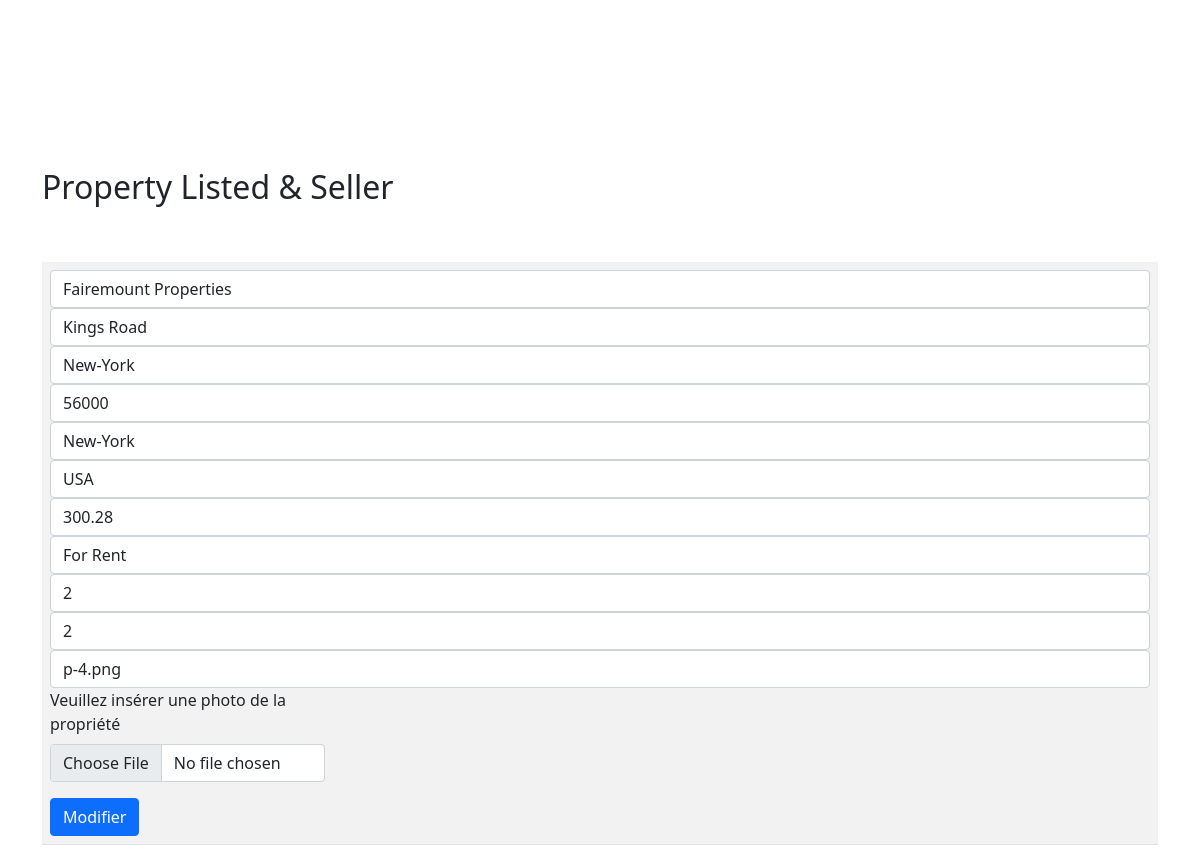
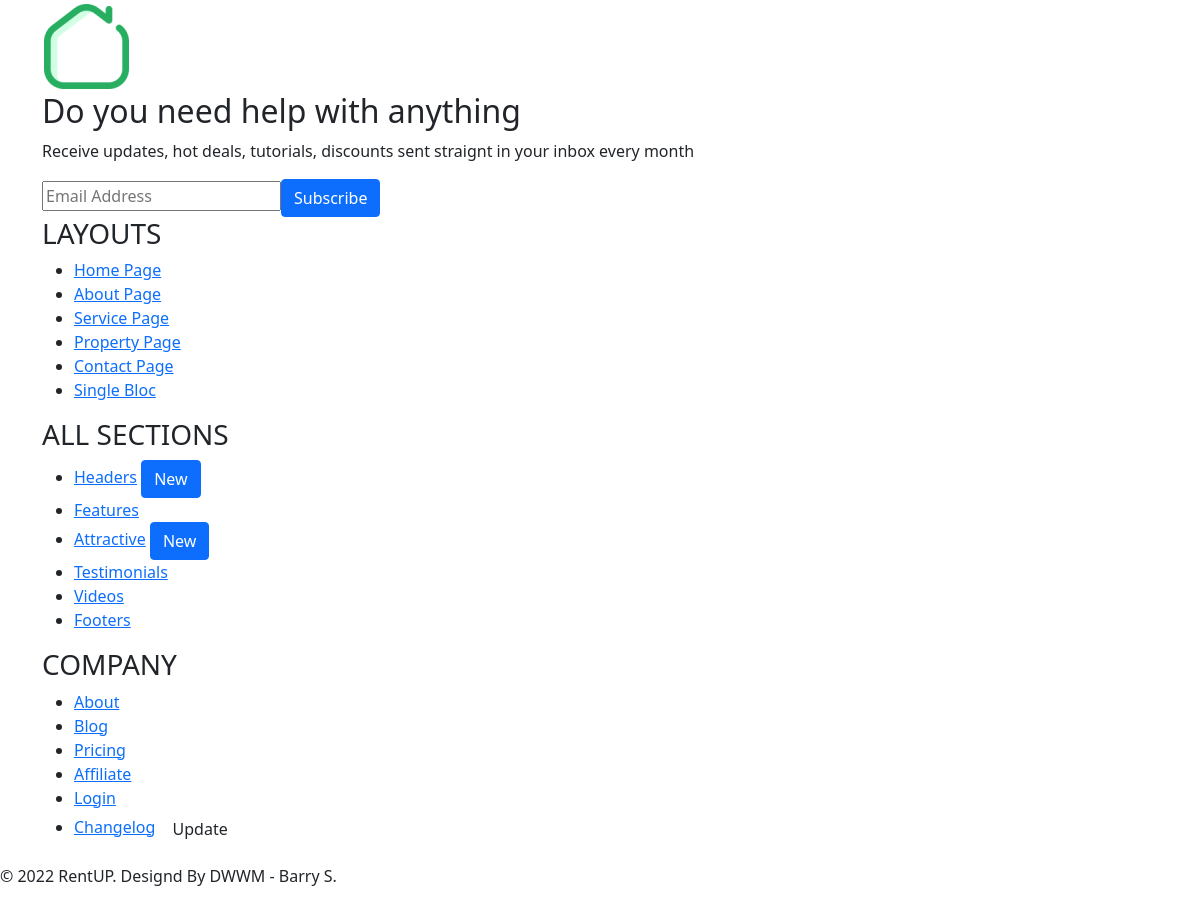
/modify.php?id=2, run on the app's committed database (2 pictures, top to bottom).
### tables this page shows
CREATE TABLE `property` (
  `id_property` int(11) UNSIGNED NOT NULL,
  `name` varchar(100) DEFAULT NULL,
  `street` varchar(100) DEFAULT NULL,
  `city` varchar(100) DEFAULT NULL,
  `postale_code` varchar(100) DEFAULT NULL,
  `state` varchar(100) DEFAULT NULL,
  `country` varchar(100) DEFAULT NULL,
  `price` float NOT NULL DEFAULT '0',
  `status` varchar(100) NOT NULL,
  `create_at` timestamp NOT NULL DEFAULT CURRENT_TIMESTAMP ON UPDATE CURRENT_TIMESTAMP,
  `image` varchar(800) DEFAULT NULL,
  `property_type_id` int(11) NOT NULL,
  `seller_id` int(11) NOT NULL
);

### include/functions.php (called while the page is built, shortened)
<?php
function connectDatabase()
{
    try {
        $db = new PDO('mysql:host=localhost;dbname=rentup;charset=utf8', 'root', 'root');
        return $db;
    } catch (Exception $e) {
        die ('Erreur : ' . $e->getMessage());
    }
}
function getPropertyById()
{
    $db = connectDatabase();
    $sqlQuery = "SELECT property.*,propertyType.name AS propertyName
    FROM property
    INNER JOIN PropertyType ON property.property_type_id = Propertytype.id_property_type
    WHERE id_property = ? ";
    $propertyStatement = $db->prepare($sqlQuery);
    $propertyStatement->execute([
        $_GET["id"]
    ]);
    return
        $propertyStatement->fetchAll();
}

### modify.php (the view, shortened to what this page needs)
<?php include_once('./include/functions.php') ?>
<!DOCTYPE html>
<html lang="fr">
<head>
    <link
            href="https://cdn.jsdelivr.net/npm/bootstrap@5.0.2/dist/css/bootstrap.min.css"
            rel="stylesheet">
</head>
<body>
<section class="section-home-form">
    <br/><br/><br/><br/><br/><br/><br/>
    <div class="container section-home-content">
        <header class="section-header">
            <h2>Property Listed & Seller </h2>
        </header>
        <br/><br/>
        <form enctype="multipart/form-data" action="modify.php?" method="POST">
            <table class="table table-striped table-white">
                <tbody>
                    <tr>
                        <td>
                            <?php foreach (getPropertyById() as $Propertybyid) : ?>
                            <input type="text" class="form-control" id="name" name="name" value="<?php echo $Propertybyid["name"]; ?>" placeholder="Entrez le nom">
                            <input type="text" class="form-control" id="street" name="street" value="<?php echo $Propertybyid["street"]; ?>">
                            <input type="text" class="form-control" id="city" name="city" value="<?php echo $Propertybyid["city"]; ?>">
                            <input type="text" class="form-control" id="postale_code" name="postale_code" value="<?php echo $Propertybyid["postale_code"]; ?>">
                            <input type="text" class="form-control" id="state" name="state"value="<?php echo $Propertybyid["state"]; ?>">
                            <input type="text" class="form-control" id="country" name="country" value="<?php echo $Propertybyid["country"]; ?>">
                            <input type="text" class="form-control" id="price" name="price" value="<?php echo $Propertybyid["price"]; ?>">
                            <input type="text" class="form-control" id="status" name="status" value="<?php echo $Propertybyid["status"]; ?>">
                            <input type="text" class="form-control" id="property_type_id" name="property_type_id"value="<?php echo $Propertybyid["property_type_id"] ?>">
                            <input type="text" class="form-control" id="seller_id" name="seller_id" value="<?php echo $Propertybyid["seller_id"]; ?>">
                            <input type="text" class="form-control" id="image" name="image" value="<?php echo  $Propertybyid["image"]; ?>">
                                <div class="col-md-3 mb-3">
                                    <label for="formFile" class="form-label">Veuillez insérer une photo de la propriété</label>
                                    <input class="form-control" type="file" id="image" name="image">
                                </div>
                                <button type="submit" class="btn btn-primary">Modifier</button>
                            <?php endforeach; ?>
                        </td>
                    </tr>
                </tbody>
            </table>
        </form>
    </div>
</section>
<?php include_once('./include/footer.php') ?>
<?php include_once('./include/nav.footer.php') ?>
</body>
</html>

### data on the page
property: name "Fairemount Properties", street "Kings Road", city "New-York", postale_code "56000", country "USA", price "300.28", status "For Rent", seller_id "2", image "p-4.png"
